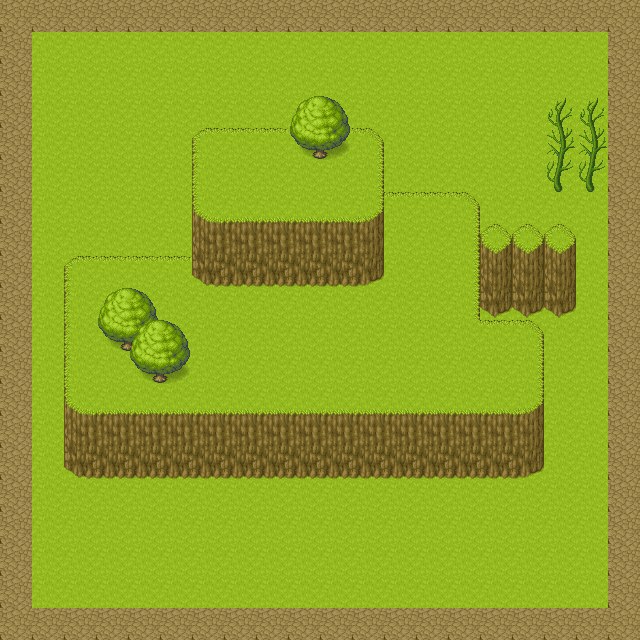

Below is a game level as drawn by its tile map, then a one-line description and the .tmx file that defines it, in full:
An orthogonal 20x20 tile map with 32x32 px tiles, 2 tile layers (ground, terrain) and 5 objects (3x obstacle, treasure, player).

<map version="1.2" tiledversion="1.3.5" orientation="orthogonal" renderorder="right-down" width="20" height="20" tilewidth="32" tileheight="32" infinite="0" nextlayerid="4" nextobjectid="9">
 <tileset firstgid="1" name="[Base]BaseChip_pipo" tilewidth="32" tileheight="32" tilecount="1064" columns="8">
  <image source="[Base]BaseChip_pipo.png" width="256" height="4256" />
 </tileset>
 <layer id="1" name="ground" width="20" height="20">
  <data encoding="csv">
117,117,117,117,117,117,117,117,117,117,117,117,117,117,117,117,117,117,117,117,
117,1,1,1,1,1,1,1,1,1,1,1,1,1,1,1,1,1,1,117,
117,1,1,1,1,1,1,1,1,1,1,1,1,1,1,1,1,1,1,117,
117,1,1,1,1,1,1,1,1,1,1,1,1,1,1,1,1,1,1,117,
117,1,1,1,1,1,1,1,1,1,1,1,1,1,1,1,1,1,1,117,
117,1,1,1,1,1,1,1,1,1,1,1,1,1,1,1,1,1,1,117,
117,1,1,1,1,1,1,1,1,1,1,1,1,1,1,1,1,1,1,117,
117,1,1,1,1,1,1,1,1,1,1,1,1,1,1,1,1,1,1,117,
117,1,1,1,1,1,1,1,1,1,1,1,1,1,1,1,1,1,1,117,
117,1,1,1,1,1,1,1,1,1,1,1,1,1,1,1,1,1,1,117,
117,1,1,1,1,1,1,1,1,1,1,1,1,1,1,1,1,1,1,117,
117,1,1,1,1,1,1,1,1,1,1,1,1,1,1,1,1,1,1,117,
117,1,1,1,1,1,1,1,1,1,1,1,1,1,1,1,1,1,1,117,
117,1,1,1,1,1,1,1,1,1,1,1,1,1,1,1,1,1,1,117,
117,1,1,1,1,1,1,1,1,1,1,1,1,1,1,1,1,1,1,117,
117,1,1,1,1,1,1,1,1,1,1,1,1,1,1,1,1,1,1,117,
117,1,1,1,1,1,1,1,1,1,1,1,1,1,1,1,1,1,1,117,
117,1,1,1,1,1,1,1,1,1,1,1,1,1,1,1,1,1,1,117,
117,1,1,1,1,1,1,1,1,1,1,1,1,1,1,1,1,1,1,117,
117,117,117,117,117,117,117,117,117,117,117,117,117,117,117,117,117,117,117,117
</data>
 </layer>
 <layer id="2" name="terrain" width="20" height="20">
  <data encoding="csv">
0,0,0,0,0,0,0,0,0,0,0,0,0,0,0,0,0,0,0,0,
0,0,0,0,0,0,0,0,0,0,0,0,0,0,0,0,0,0,0,0,
0,0,0,0,0,0,0,0,0,0,0,0,0,0,0,0,0,0,0,0,
0,0,0,0,0,0,0,0,0,9,10,0,0,0,0,0,0,135,135,0,
0,0,0,0,0,0,73,74,74,17,18,75,0,0,0,0,0,143,143,0,
0,0,0,0,0,0,81,0,0,0,0,83,0,0,0,0,0,151,151,0,
0,0,0,0,0,0,89,90,90,90,90,91,74,74,75,0,0,0,0,0,
0,0,0,0,0,0,97,98,98,98,98,99,0,0,83,88,88,88,0,0,
0,0,73,74,74,74,105,106,106,106,106,107,0,0,83,96,96,96,0,0,
0,0,81,9,10,0,0,0,0,0,0,0,0,0,83,104,104,104,0,0,
0,0,81,17,33,10,0,0,0,0,0,0,0,0,0,74,75,0,0,0,
0,0,81,0,17,18,0,0,0,0,0,0,0,0,0,0,83,0,0,0,
0,0,89,90,90,90,90,90,90,90,90,90,90,90,90,90,91,0,0,0,
0,0,97,98,98,98,98,98,98,98,98,98,98,98,98,98,99,0,0,0,
0,0,105,106,106,106,106,106,106,106,106,106,106,106,106,106,107,0,0,0,
0,0,0,0,0,0,0,0,0,0,0,0,0,0,0,0,0,0,0,0,
0,0,0,0,0,0,0,0,0,0,0,0,0,0,0,0,0,0,0,0,
0,0,0,0,0,0,0,0,0,0,0,0,0,0,0,0,0,0,0,0,
0,0,0,0,0,0,0,0,0,0,0,0,0,0,0,0,0,0,0,0,
0,0,0,0,0,0,0,0,0,0,0,0,0,0,0,0,0,0,0,0
</data>
 </layer>
 <objectgroup id="3" name="objects">
  <object id="3" name="treasure" type="treasure" gid="46" x="416" y="320" width="32" height="32">
   <properties>
    <property name="end" value="finish line" />
    <property name="starting" type="bool" value="true" />
   </properties>
  </object>
  <object id="4" name="walls" type="obstacle" x="64" y="416" width="480" height="64" />
  <object id="5" name="walls" type="obstacle" x="192" y="224" width="192" height="64" />
  <object id="6" name="walls" type="obstacle" x="480" y="256" width="96" height="64" />
  <object id="8" name="start-position" type="player" x="128" y="96" width="32" height="32" />
 </objectgroup>
</map>
